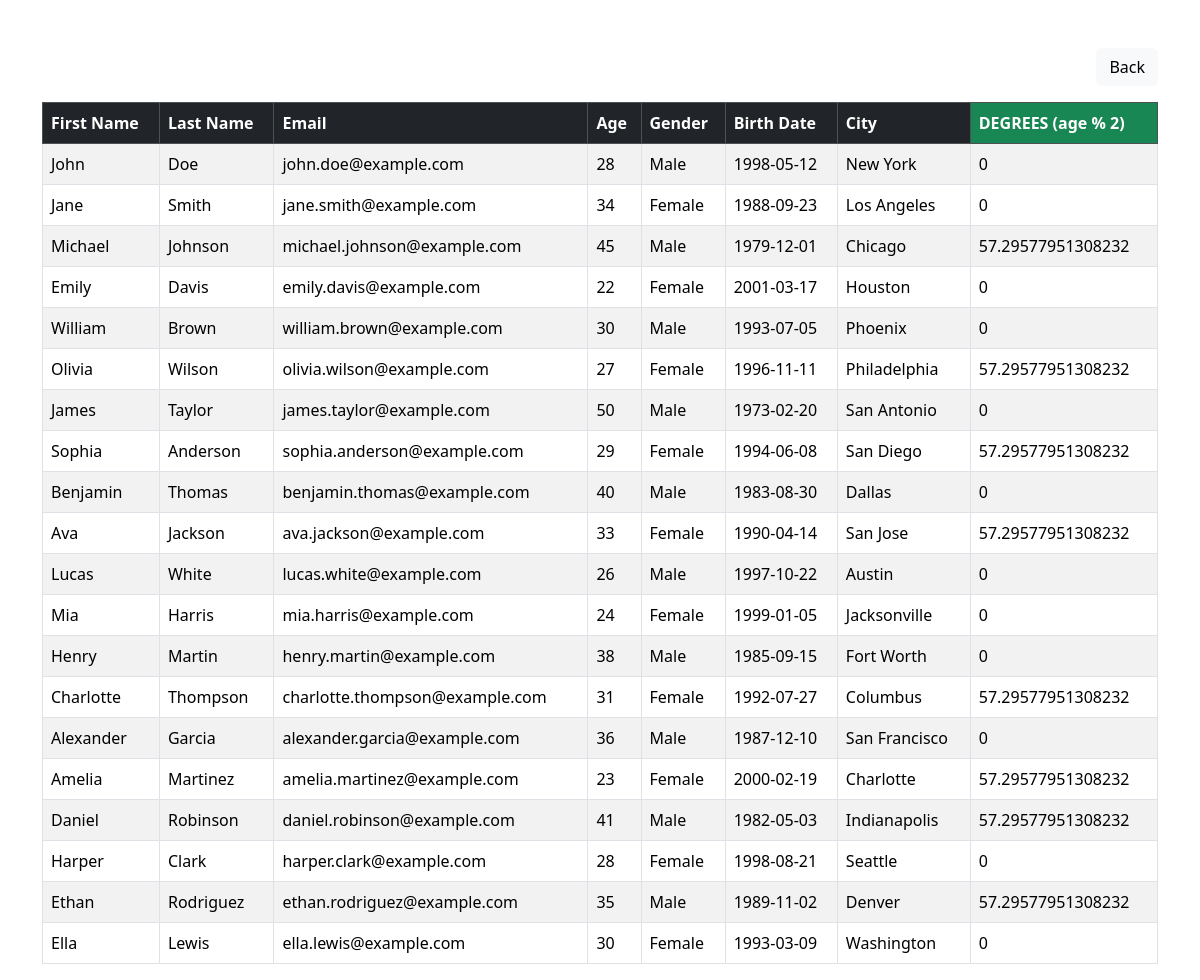
Page /degrees.php on the committed database.
### tables this page shows
CREATE TABLE `peopletbl` (
  `first_name` varchar(50) NOT NULL,
  `last_name` varchar(50) NOT NULL,
  `email` varchar(50) NOT NULL,
  `age` int(5) NOT NULL,
  `gender` varchar(20) NOT NULL,
  `birth_date` date NOT NULL,
  `city` varchar(50) NOT NULL
);

### degrees.php (the view, shortened to what this page needs)
<?php
require_once "dbconnection.php";
$sql = "SELECT *, DEGREES(age%2) AS degrees_age FROM peopletbl";
$result = mysqli_query($conn, $sql);
?>
<!DOCTYPE html>
<html lang="en">
<head>
    <link href="https://cdn.jsdelivr.net/npm/bootstrap@5.3.2/dist/css/bootstrap.min.css" rel="stylesheet">
</head>
<body>
<div class="container mt-5">
    <div class="d-flex justify-content-end mb-3">
        <a href="index.php" class="btn btn-light">Back</a>
    </div>
    <table class="table table-bordered table-striped">
        <thead class="table-dark">
            <tr>
                <th>First Name</th>
                <th>Last Name</th>
                <th>Email</th>
                <th>Age</th>
                <th>Gender</th>
                <th>Birth Date</th>
                <th>City</th>
                <th class="bg-success">DEGREES (age % 2)</th>
            </tr>
        </thead>
        <tbody>
        <?php
        if (mysqli_num_rows($result) > 0) {
            while ($row = mysqli_fetch_assoc($result)) {
                echo "<tr>";
                echo "<td>{$row['first_name']}</td>";
                echo "<td>{$row['last_name']}</td>";
                echo "<td>{$row['email']}</td>";
                echo "<td>{$row['age']}</td>";
                echo "<td>{$row['gender']}</td>";
                echo "<td>{$row['birth_date']}</td>";
                echo "<td>{$row['city']}</td>";
                echo "<td>{$row['degrees_age']}</td>";
                echo "</tr>";
            }
        } else {
            echo "<tr><td colspan='8'>No records found</td></tr>";
        }
        ?>
        </tbody>
    </table>
</div>
</body>
</html>

### rows in the picture
peopletbl: first_name "John", last_name "Doe", email "john.doe@example.com", age "28", gender "Male", birth_date "1998-05-12", city "New York", degrees_age "0"
peopletbl: first_name "Jane", last_name "Smith", email "jane.smith@example.com", age "34", gender "Female", birth_date "1988-09-23", city "Los Angeles", degrees_age "0"
peopletbl: first_name "Michael", last_name "Johnson", email "michael.johnson@example.com", age "45", gender "Male", birth_date "1979-12-01", city "Chicago", degrees_age "57.29577951308232"
peopletbl: first_name "Emily", last_name "Davis", email "emily.davis@example.com", age "22", gender "Female", birth_date "2001-03-17", city "Houston", degrees_age "0"
peopletbl: first_name "William", last_name "Brown", email "william.brown@example.com", age "30", gender "Male", birth_date "1993-07-05", city "Phoenix", degrees_age "0"
peopletbl: first_name "Olivia", last_name "Wilson", email "olivia.wilson@example.com", age "27", gender "Female", birth_date "1996-11-11", city "Philadelphia", degrees_age "57.29577951308232"
peopletbl: first_name "James", last_name "Taylor", email "james.taylor@example.com", age "50", gender "Male", birth_date "1973-02-20", city "San Antonio", degrees_age "0"
peopletbl: first_name "Sophia", last_name "Anderson", email "sophia.anderson@example.com", age "29", gender "Female", birth_date "1994-06-08", city "San Diego", degrees_age "57.29577951308232"
peopletbl: first_name "Benjamin", last_name "Thomas", email "benjamin.thomas@example.com", age "40", gender "Male", birth_date "1983-08-30", city "Dallas", degrees_age "0"
peopletbl: first_name "Ava", last_name "Jackson", email "ava.jackson@example.com", age "33", gender "Female", birth_date "1990-04-14", city "San Jose", degrees_age "57.29577951308232"
peopletbl: first_name "Lucas", last_name "White", email "lucas.white@example.com", age "26", gender "Male", birth_date "1997-10-22", city "Austin", degrees_age "0"
peopletbl: first_name "Mia", last_name "Harris", email "mia.harris@example.com", age "24", gender "Female", birth_date "1999-01-05", city "Jacksonville", degrees_age "0"
peopletbl: first_name "Henry", last_name "Martin", email "henry.martin@example.com", age "38", gender "Male", birth_date "1985-09-15", city "Fort Worth", degrees_age "0"
peopletbl: first_name "Charlotte", last_name "Thompson", email "charlotte.thompson@example.com", age "31", gender "Female", birth_date "1992-07-27", city "Columbus", degrees_age "57.29577951308232"
peopletbl: first_name "Alexander", last_name "Garcia", email "alexander.garcia@example.com", age "36", gender "Male", birth_date "1987-12-10", city "San Francisco", degrees_age "0"
peopletbl: first_name "Amelia", last_name "Martinez", email "amelia.martinez@example.com", age "23", gender "Female", birth_date "2000-02-19", city "Charlotte", degrees_age "57.29577951308232"
peopletbl: first_name "Daniel", last_name "Robinson", email "daniel.robinson@example.com", age "41", gender "Male", birth_date "1982-05-03", city "Indianapolis", degrees_age "57.29577951308232"
peopletbl: first_name "Harper", last_name "Clark", email "harper.clark@example.com", age "28", gender "Female", birth_date "1998-08-21", city "Seattle", degrees_age "0"
peopletbl: first_name "Ethan", last_name "Rodriguez", email "ethan.rodriguez@example.com", age "35", gender "Male", birth_date "1989-11-02", city "Denver", degrees_age "57.29577951308232"
peopletbl: first_name "Ella", last_name "Lewis", email "ella.lewis@example.com", age "30", gender "Female", birth_date "1993-03-09", city "Washington", degrees_age "0"
